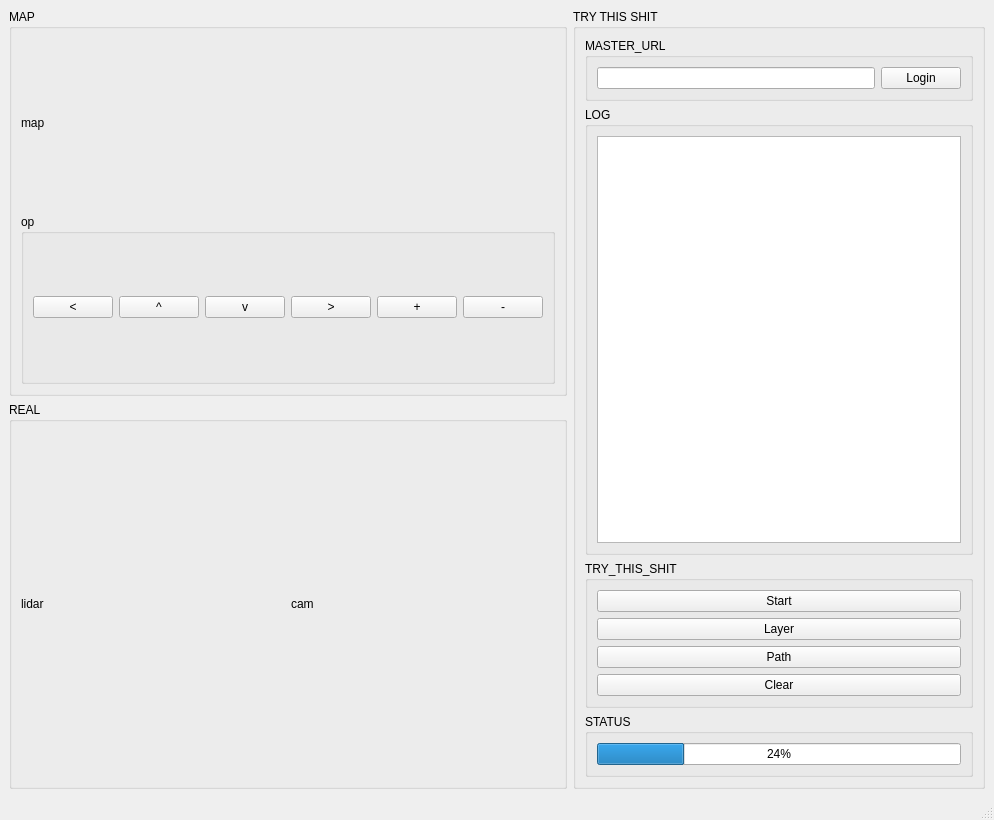
<?xml version="1.0" encoding="UTF-8"?>
<ui version="4.0">
 <class>MainWindow</class>
 <widget class="QMainWindow" name="MainWindow">
  <property name="geometry">
   <rect>
    <x>0</x>
    <y>0</y>
    <width>994</width>
    <height>820</height>
   </rect>
  </property>
  <property name="windowTitle">
   <string>MainWindow</string>
  </property>
  <widget class="QWidget" name="centralwidget">
   <layout class="QHBoxLayout" name="horizontalLayout_3">
    <item>
     <layout class="QVBoxLayout" name="verticalLayout_3">
      <item>
       <widget class="QGroupBox" name="groupBox_2">
        <property name="title">
         <string>MAP</string>
        </property>
        <layout class="QVBoxLayout" name="verticalLayout">
         <item>
          <widget class="QLabel" name="label_map">
           <property name="text">
            <string>map</string>
           </property>
          </widget>
         </item>
         <item>
          <widget class="QGroupBox" name="groupBox_5">
           <property name="title">
            <string>op</string>
           </property>
           <layout class="QHBoxLayout" name="horizontalLayout">
            <item>
             <widget class="QPushButton" name="pushButton">
              <property name="text">
               <string>&lt;</string>
              </property>
             </widget>
            </item>
            <item>
             <widget class="QPushButton" name="pushButton_6">
              <property name="text">
               <string>^</string>
              </property>
             </widget>
            </item>
            <item>
             <widget class="QPushButton" name="pushButton_7">
              <property name="text">
               <string>v</string>
              </property>
             </widget>
            </item>
            <item>
             <widget class="QPushButton" name="pushButton_5">
              <property name="text">
               <string>&gt;</string>
              </property>
             </widget>
            </item>
            <item>
             <widget class="QPushButton" name="pushButton_8">
              <property name="text">
               <string>+</string>
              </property>
             </widget>
            </item>
            <item>
             <widget class="QPushButton" name="pushButton_9">
              <property name="text">
               <string>-</string>
              </property>
             </widget>
            </item>
           </layout>
          </widget>
         </item>
        </layout>
       </widget>
      </item>
      <item>
       <widget class="QGroupBox" name="groupBox_3">
        <property name="title">
         <string>REAL</string>
        </property>
        <layout class="QHBoxLayout" name="horizontalLayout_2">
         <item>
          <widget class="QLabel" name="label_lidar">
           <property name="text">
            <string>lidar</string>
           </property>
          </widget>
         </item>
         <item>
          <widget class="QLabel" name="label_cam">
           <property name="text">
            <string>cam</string>
           </property>
          </widget>
         </item>
        </layout>
       </widget>
      </item>
     </layout>
    </item>
    <item>
     <widget class="QGroupBox" name="groupBox">
      <property name="title">
       <string>TRY THIS SHIT</string>
      </property>
      <layout class="QVBoxLayout" name="verticalLayout_2">
       <item>
        <widget class="QGroupBox" name="groupBox_4">
         <property name="title">
          <string>MASTER_URL</string>
         </property>
         <layout class="QHBoxLayout" name="horizontalLayout_5">
          <item>
           <widget class="QLineEdit" name="lineEdit_2"/>
          </item>
          <item>
           <widget class="QPushButton" name="pushButton_10">
            <property name="text">
             <string>Login</string>
            </property>
           </widget>
          </item>
         </layout>
        </widget>
       </item>
       <item>
        <widget class="QGroupBox" name="groupBox_7">
         <property name="title">
          <string>LOG</string>
         </property>
         <layout class="QVBoxLayout" name="verticalLayout_6">
          <item>
           <widget class="QTextBrowser" name="textBrowser"/>
          </item>
         </layout>
        </widget>
       </item>
       <item>
        <widget class="QGroupBox" name="groupBox_6">
         <property name="title">
          <string>TRY_THIS_SHIT</string>
         </property>
         <layout class="QVBoxLayout" name="verticalLayout_4">
          <item>
           <widget class="QPushButton" name="pushButton_1">
            <property name="text">
             <string>Start</string>
            </property>
           </widget>
          </item>
          <item>
           <widget class="QPushButton" name="pushButton_2">
            <property name="text">
             <string>Layer</string>
            </property>
           </widget>
          </item>
          <item>
           <widget class="QPushButton" name="pushButton_3">
            <property name="text">
             <string>Path</string>
            </property>
           </widget>
          </item>
          <item>
           <widget class="QPushButton" name="pushButton_4">
            <property name="text">
             <string>Clear</string>
            </property>
           </widget>
          </item>
         </layout>
        </widget>
       </item>
       <item>
        <widget class="QGroupBox" name="groupBox_8">
         <property name="title">
          <string>STATUS</string>
         </property>
         <layout class="QHBoxLayout" name="horizontalLayout_4">
          <item>
           <widget class="QProgressBar" name="progressBar">
            <property name="value">
             <number>24</number>
            </property>
           </widget>
          </item>
         </layout>
        </widget>
       </item>
      </layout>
     </widget>
    </item>
   </layout>
  </widget>
  <widget class="QMenuBar" name="menubar">
   <property name="geometry">
    <rect>
     <x>0</x>
     <y>0</y>
     <width>994</width>
     <height>23</height>
    </rect>
   </property>
  </widget>
  <widget class="QStatusBar" name="statusbar"/>
 </widget>
 <resources/>
 <connections/>
</ui>
